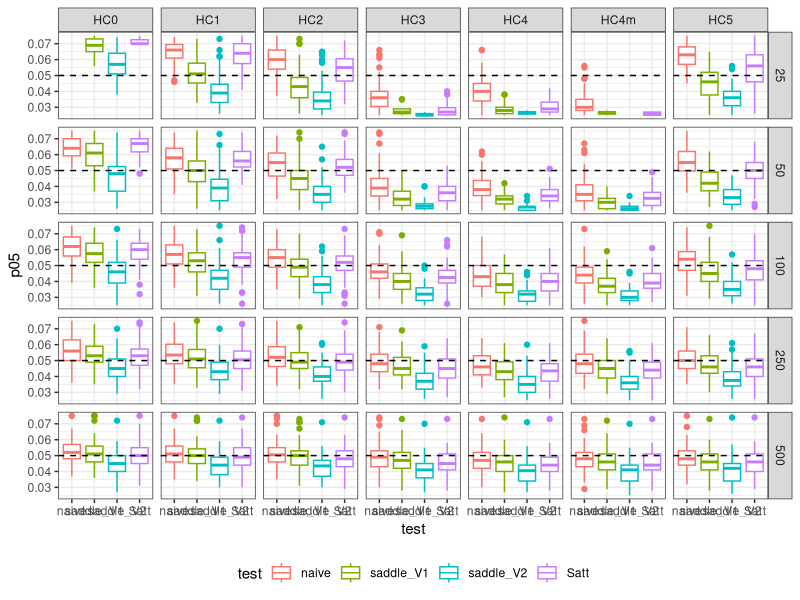
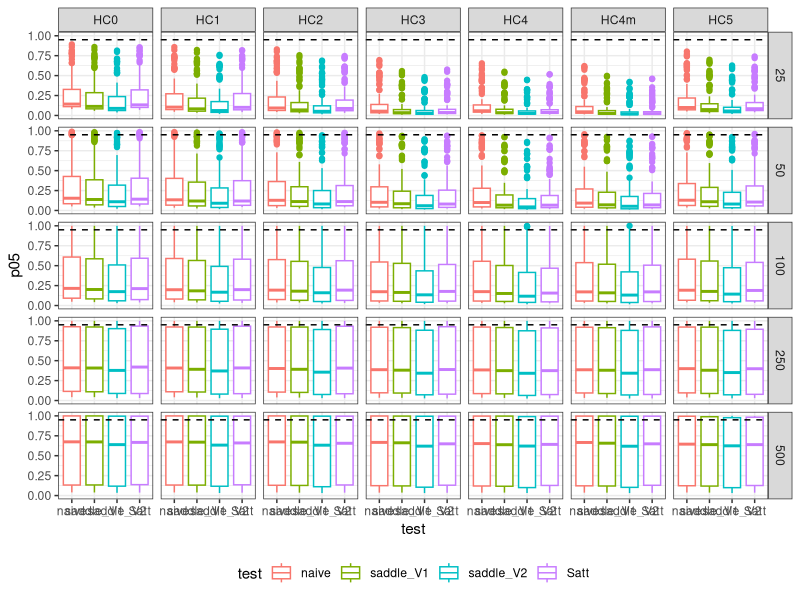
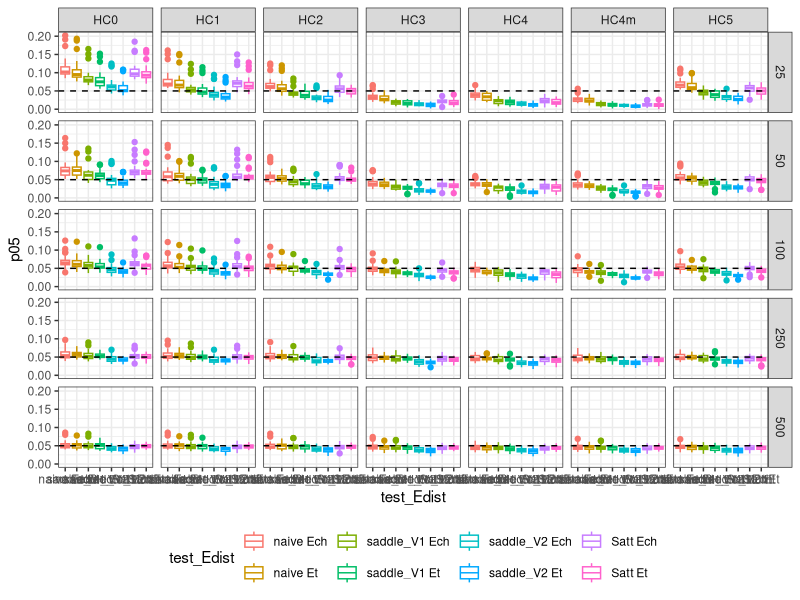

Here is the R script that generated these plots, in order:
## ---- chunk 1
library(plyr)
library(dplyr)
library(ggplot2)
library(reshape2)

rm(list = ls())


results <- rbind(read.csv("20150805A.csv"),
                 read.csv("20150805B.csv"),
                 read.csv("20150805C.csv"))

## ---- chunk 2



filter(results, criterion == "size") %>%
  select(n, Estruct, Edist, HC, coef, test, p05) %>%
  ggplot(aes(y = p05,
             x = test,
             color = test)) +
  geom_boxplot() +
  facet_grid(n ~ HC) +
  ylim(.025, .075) + 
  geom_hline(aes(yintercept = .05), linetype = "dashed") +
  theme_bw() + theme(legend.position = "bottom")


## ---- chunk 3

filter(results, criterion == "power") %>%
  select(n, Estruct, Edist, HC, coef, test, p05) %>%
  ggplot(aes(y = p05,
             x = test,
             color = test)) +
  geom_boxplot() +
  facet_grid(n ~ HC) +
  geom_hline(aes(yintercept = .95), linetype = "dashed") +
  theme_bw() + theme(legend.position = "bottom")


## ---- chunk 4

filter(results, criterion == "size", Edist != "En") %>%
  select(n, Estruct, Edist, HC, coef, test, p05) %>%
  mutate(test_Edist = paste(test, Edist)) %>%
  ggplot(aes(y = p05,
             x = test_Edist,
             color = test_Edist)) +
  geom_boxplot() +
  facet_grid(n ~ HC) +
  geom_hline(aes(yintercept = .05), linetype = "dashed") +
  theme_bw() + theme(legend.position = "bottom")


